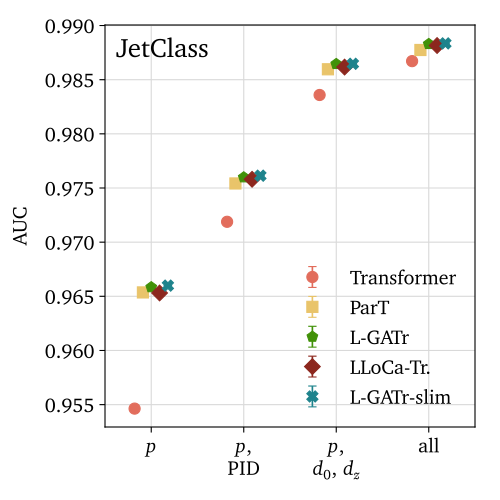

The Python source for this figure:
"""Quick-and-dirty placeholder: input-feature relevance for jetclass and jetset.

x-axis = input feature choice, y-axis = a performance metric, one marker (per
network) with errorbar at each x. Only model_size=0 is used; central value =
median over seeds, errorbar = std over seeds. All pages go into a single
features.pdf, one page per dataset and metric (jetclass AUC, jetclass loss,
jetset AUC, jetset loss). Run from repo root: python -m paper.features
"""

import json

import matplotlib
import matplotlib.pyplot as plt
import numpy as np
from matplotlib.backends.backend_pdf import PdfPages
from matplotlib.ticker import MaxNLocator

from paper.plot import draw_corner_label

plt.rcParams["font.family"] = "serif"
plt.rcParams["font.serif"] = "Charter"
plt.rcParams["text.usetex"] = True
plt.rcParams["text.latex.preamble"] = (
    r"\usepackage[bitstream-charter]{mathdesign} \usepackage{amsmath}"
)
LEFT, RIGHT, TOP = 0.21, 0.95, 0.95
XTICK_FONTSIZE = 15
X_LABEL_POS, Y_LABEL_POS = -0.1, -0.2
FIGSIZE = (5, 5)
FONTSIZE = 15
PAGEWIDTH = 11
MATPLOTLIB_PARAMS = {
    "font.size": FONTSIZE,
    "axes.titlesize": FONTSIZE,
    "axes.labelsize": FONTSIZE,
    "xtick.labelsize": FONTSIZE,
    "ytick.labelsize": FONTSIZE,
    "legend.fontsize": FONTSIZE,
    "figure.titlesize": FONTSIZE,
    "figure.dpi": 100,
    "savefig.dpi": 300,
    "figure.figsize": (PAGEWIDTH / 2, PAGEWIDTH / 2),
    "lines.markeredgewidth": 0.8,
    "axes.edgecolor": "black",
    # colors
    "axes.grid": True,
    "grid.color": "0.85",
    "axes.grid.which": "major",
    "xtick.bottom": True,
    "xtick.direction": "out",
    "xtick.color": "black",
    "xtick.major.bottom": True,
    "xtick.major.size": 4,
    "xtick.minor.bottom": False,
    "ytick.left": True,
    "ytick.direction": "out",
    "ytick.color": "black",
    "ytick.major.left": True,
    "ytick.major.size": 4,
    "ytick.minor.left": True,
    "ytick.minor.size": 2,
}
matplotlib.rcParams.update(MATPLOTLIB_PARAMS)

colors = {
    "tr": "#E26D5C",
    "lloca": "#8C271E",
    "slim": "#1E838C",
    "lgatr": "#419108",
    "part": "#E9C46A",
}
markers = {"tr": "o", "lloca": "D", "slim": "X", "lgatr": "p", "part": "s"}
labels = {
    "tr": "Transformer",
    "lloca": "LLoCa-Tr.",
    "slim": "L-GATr-slim",
    "lgatr": "L-GATr",
    "part": "ParT",
}
MODEL_ORDER = ["tr", "part", "lgatr", "lloca", "slim"]

# (metric key in results_*.json, y-axis label) -> one PDF page each
METRICS = [("auc_ovo", r"AUC"), ("loss", r"loss")]

# (x tick label, "features" key in features.json), in x-axis order. Each
# incremental feature group goes on its own label row, so the nesting is
# visible without brackets.
JETCLASS = [
    (r"$p$", "fourmomenta"),
    (r"$p,$" "\n" r"$\mathrm{PID}$", "pid"),
    (r"$p,$" "\n" r"$d_0,\,d_z$", "displacements"),
    (r"$\mathrm{all}$", "all"),
]
JETCLASS_MODELS = [
    "tr",
    "part",
    "lgatr",
    "lloca",
    "slim",
]  # lloca only ran for the "all" feature set

JETSET = [
    (r"$p$", "fourmomenta"),
    (r"$p,$" "\n" r"$S_{d_0},\,S_{z_0}$", "ipsig"),
    (
        r"$p, S_{d_0},\,S_{z_0},$" "\n" r"$d_0,\,z_0$",
        "ip",
    ),
    (r"$\mathrm{all}$", "all"),
]
JETSET_MODELS = ["tr", "lgatr", "lloca", "slim"]

# dataset key in features.json -> label drawn in the plot corner
DATASETS = {"jetclass": "JetClass", "jetset": "JetSet"}

with open("paper/features.json") as f:
    ENTRIES = json.load(f)


def collect(dataset, features, model, metric):
    """Median, std and count of metric over seeds for one (feature, model)."""
    values = []
    for entry in ENTRIES:
        if (entry["dataset"], entry["features"], entry["model"]) == (dataset, features, model):
            values = entry.get(metric, [])
            break
    if not values:
        return np.nan, np.nan, 0
    return float(np.median(values)), float(np.std(values)), len(values)


def plot_page(pdf, features, models, metric, ylabel, dataset, broken=False):
    xpos = np.arange(len(features))
    # horizontal dodge so the per-network markers at one x don't overlap
    offsets = np.linspace(-0.18, 0.18, len(models))

    series = {}
    for model in [m for m in MODEL_ORDER if m in models]:
        off = offsets[models.index(model)]
        x, y_med, y_std = [], [], []
        for i, (_, feature_set) in enumerate(features):
            med, std, n = collect(dataset, feature_set, model, metric)
            if n == 0:
                continue
            x.append(xpos[i] + off)
            y_med.append(med)
            y_std.append(std)
        series[model] = (x, y_med, y_std)

    def draw(ax):
        for model in [m for m in MODEL_ORDER if m in models]:
            x, y_med, y_std = series[model]
            ax.errorbar(
                x,
                y_med,
                yerr=y_std,
                color=colors[model],
                marker=markers[model],
                label=labels[model],
                markersize=8,
                lw=0,
                elinewidth=1.2,
                capsize=3,
            )

    # just enough bottom margin for the tallest (multi-row) x tick label
    max_rows = max(lab.count("\n") + 1 for lab, _ in features)
    bottom = 0.07 + 0.038 * max_rows

    if not broken:
        fig, ax = plt.subplots(figsize=FIGSIZE)
        ax.set_ylabel(ylabel, fontsize=FONTSIZE)
        ax.tick_params(axis="both", which="major", labelsize=FONTSIZE)
        ax.yaxis.set_label_coords(Y_LABEL_POS, 0.5)
        plt.subplots_adjust(LEFT, bottom, RIGHT, TOP)
        draw(ax)
        ax.set_xticks(xpos)
        ax.set_xticklabels([lab for lab, _ in features], fontsize=XTICK_FONTSIZE)
        ax.set_xlim(-0.5, len(features) - 0.5)
        ax.legend(frameon=False)
        draw_corner_label(ax, DATASETS[dataset])
        pdf.savefig(fig)
        plt.close()
        return

    spans = sorted(
        (med - std, med + std)
        for _, y_med, y_std in series.values()
        for med, std in zip(y_med, y_std)
    )
    gaps = [spans[i + 1][0] - spans[i][1] for i in range(len(spans) - 1)]
    split = max(range(len(gaps)), key=lambda i: gaps[i])
    pad_lo = 0.08 * (spans[split][1] - spans[0][0])
    pad_hi = 0.08 * (spans[-1][1] - spans[split + 1][0])

    if metric == "auc_ovo":
        fig, (ax_hi, ax_lo) = plt.subplots(
            2,
            1,
            figsize=FIGSIZE,
            sharex=True,
            gridspec_kw={"height_ratios": [3, 1], "hspace": 0.08},
        )
    elif metric == "loss":
        fig, (ax_hi, ax_lo) = plt.subplots(
            2,
            1,
            figsize=FIGSIZE,
            sharex=True,
            gridspec_kw={"height_ratios": [1, 3], "hspace": 0.08},
        )

    plt.subplots_adjust(LEFT, bottom, RIGHT, TOP)
    fig.supylabel(ylabel, fontsize=FONTSIZE)

    draw(ax_hi)
    draw(ax_lo)
    if metric == "auc_ovo":
        ax_hi.set_ylim(spans[split + 1][0] - pad_hi, spans[-1][1] + pad_hi)
        ax_lo.set_ylim(spans[0][0] - 0.004, spans[split][1] + 0.004)
        ax_lo.yaxis.set_major_locator(MaxNLocator(2))
    elif metric == "loss":
        ax_hi.set_ylim(spans[split + 1][0] - 0.015, spans[-1][1] + 0.015)
        ax_lo.set_ylim(spans[0][0] - pad_lo, spans[split][1] + pad_lo)
        ax_hi.yaxis.set_major_locator(MaxNLocator(2))
    ax_hi.tick_params(axis="both", which="major", labelsize=FONTSIZE)
    ax_lo.tick_params(axis="both", which="major", labelsize=FONTSIZE)
    draw_corner_label(ax_hi, DATASETS[dataset])

    ax_hi.spines["bottom"].set_visible(False)
    ax_lo.spines["top"].set_visible(False)
    ax_hi.tick_params(bottom=False, labelbottom=False)

    # slanted marks on both sides of the break
    d = 0.5
    break_kwargs = dict(
        marker=[(-1, -d), (1, d)],
        markersize=12,
        linestyle="none",
        color="black",
        mec="black",
        mew=1,
        clip_on=False,
    )
    ax_hi.plot([0, 1], [0, 0], transform=ax_hi.transAxes, **break_kwargs)
    ax_lo.plot([0, 1], [1, 1], transform=ax_lo.transAxes, **break_kwargs)

    ax_lo.set_xticks(xpos)
    ax_lo.set_xticklabels([lab for lab, _ in features], fontsize=XTICK_FONTSIZE)
    ax_lo.set_xlim(-0.5, len(features) - 0.5)
    ax_lo.legend(frameon=False, loc=(0.45, 0.1))
    pdf.savefig(fig)
    plt.close()


def main():
    with PdfPages("paper/features.pdf") as pdf:
        for metric, ylabel in METRICS:
            plot_page(pdf, JETCLASS, JETCLASS_MODELS, metric, ylabel, "jetclass")
        for metric, ylabel in METRICS:
            plot_page(pdf, JETSET, JETSET_MODELS, metric, ylabel, "jetset", broken=True)


if __name__ == "__main__":
    main()
